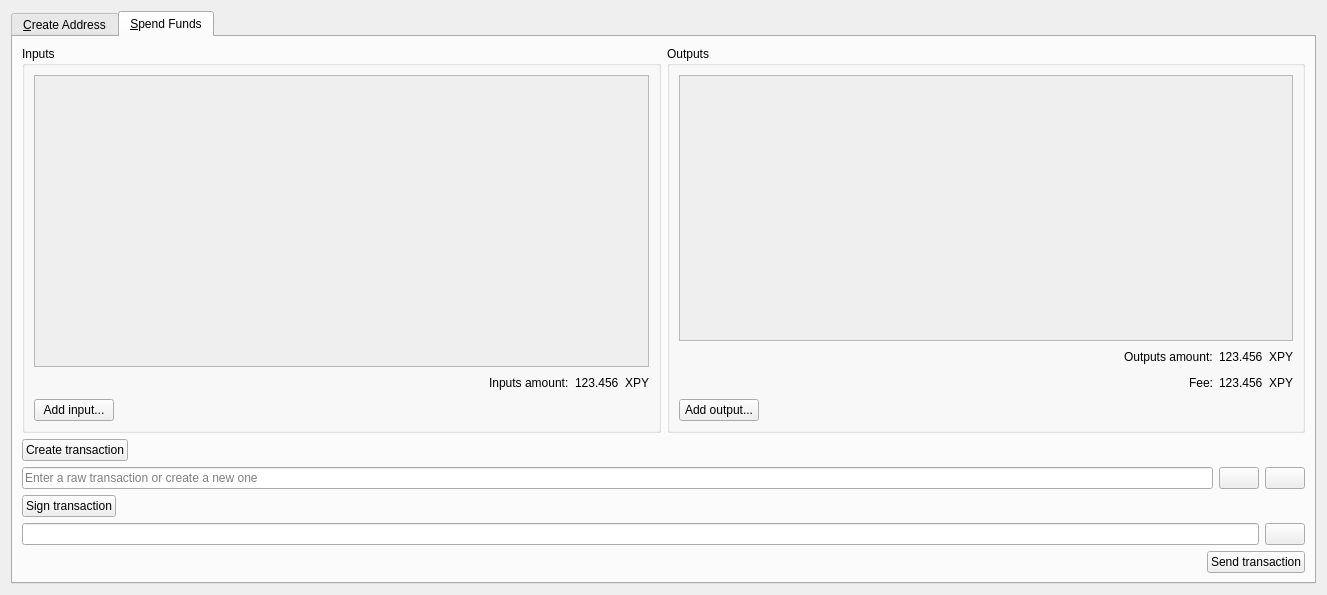
<?xml version="1.0" encoding="UTF-8"?>
<ui version="4.0">
 <class>MultisigDialog</class>
 <widget class="QDialog" name="MultisigDialog">
  <property name="geometry">
   <rect>
    <x>0</x>
    <y>0</y>
    <width>1327</width>
    <height>595</height>
   </rect>
  </property>
  <property name="windowTitle">
   <string>Multisig</string>
  </property>
  <layout class="QVBoxLayout" name="verticalLayout_2">
   <item>
    <widget class="QTabWidget" name="tabWidget">
     <property name="currentIndex">
      <number>1</number>
     </property>
     <widget class="QWidget" name="tabCreateAddress">
      <attribute name="title">
       <string>&amp;Create Address</string>
      </attribute>
      <layout class="QVBoxLayout" name="verticalLayout">
       <item>
        <widget class="QScrollArea" name="scrollArea">
         <property name="widgetResizable">
          <bool>true</bool>
         </property>
         <widget class="QWidget" name="scrollAreaWidgetContents">
          <property name="geometry">
           <rect>
            <x>0</x>
            <y>0</y>
            <width>1285</width>
            <height>314</height>
           </rect>
          </property>
          <layout class="QVBoxLayout" name="verticalLayout_3">
           <item>
            <layout class="QVBoxLayout" name="pubkeyEntries"/>
           </item>
           <item>
            <spacer name="verticalSpacer">
             <property name="orientation">
              <enum>Qt::Vertical</enum>
             </property>
             <property name="sizeHint" stdset="0">
              <size>
               <width>20</width>
               <height>40</height>
              </size>
             </property>
            </spacer>
           </item>
          </layout>
         </widget>
        </widget>
       </item>
       <item>
        <layout class="QHBoxLayout" name="horizontalLayout_14">
         <item>
          <widget class="QPushButton" name="addPubKeyButton">
           <property name="toolTip">
            <string>Add a member to the signing pool</string>
           </property>
           <property name="text">
            <string>&amp;Add public key...</string>
           </property>
           <property name="icon">
            <iconset resource="../sweetcoin.qrc">
             <normaloff>:/icons/add</normaloff>:/icons/add</iconset>
           </property>
          </widget>
         </item>
         <item>
          <widget class="QPushButton" name="clearButton">
           <property name="sizePolicy">
            <sizepolicy hsizetype="Minimum" vsizetype="Fixed">
             <horstretch>0</horstretch>
             <verstretch>0</verstretch>
            </sizepolicy>
           </property>
           <property name="toolTip">
            <string>Remove all public key fields</string>
           </property>
           <property name="text">
            <string>Clear all</string>
           </property>
           <property name="icon">
            <iconset resource="../sweetcoin.qrc">
             <normaloff>:/icons/remove</normaloff>:/icons/remove</iconset>
           </property>
           <property name="autoRepeatDelay">
            <number>300</number>
           </property>
          </widget>
         </item>
         <item>
          <spacer name="horizontalSpacer_8">
           <property name="orientation">
            <enum>Qt::Horizontal</enum>
           </property>
           <property name="sizeHint" stdset="0">
            <size>
             <width>40</width>
             <height>20</height>
            </size>
           </property>
          </spacer>
         </item>
        </layout>
       </item>
       <item>
        <layout class="QHBoxLayout" name="horizontalLayout_2">
         <item>
          <widget class="QLabel" name="requiredSignaturesLabel">
           <property name="text">
            <string>Required signatures:</string>
           </property>
          </widget>
         </item>
         <item>
          <widget class="QLineEdit" name="requiredSignatures">
           <property name="sizePolicy">
            <sizepolicy hsizetype="Minimum" vsizetype="Fixed">
             <horstretch>0</horstretch>
             <verstretch>0</verstretch>
            </sizepolicy>
           </property>
           <property name="minimumSize">
            <size>
             <width>127</width>
             <height>0</height>
            </size>
           </property>
           <property name="text">
            <string/>
           </property>
           <property name="maxLength">
            <number>2</number>
           </property>
           <property name="frame">
            <bool>true</bool>
           </property>
           <property name="alignment">
            <set>Qt::AlignRight|Qt::AlignTrailing|Qt::AlignVCenter</set>
           </property>
           <property name="placeholderText">
            <string>Enter a number</string>
           </property>
          </widget>
         </item>
         <item>
          <widget class="QLabel" name="maxSignaturesLabel">
           <property name="text">
            <string>/ 1</string>
           </property>
          </widget>
         </item>
         <item>
          <spacer name="horizontalSpacer_2">
           <property name="orientation">
            <enum>Qt::Horizontal</enum>
           </property>
           <property name="sizeHint" stdset="0">
            <size>
             <width>40</width>
             <height>20</height>
            </size>
           </property>
          </spacer>
         </item>
        </layout>
       </item>
       <item>
        <layout class="QHBoxLayout" name="horizontalLayout">
         <item>
          <widget class="QPushButton" name="createAddressButton">
           <property name="text">
            <string>Create multisig address</string>
           </property>
          </widget>
         </item>
         <item>
          <spacer name="horizontalSpacer">
           <property name="orientation">
            <enum>Qt::Horizontal</enum>
           </property>
           <property name="sizeHint" stdset="0">
            <size>
             <width>40</width>
             <height>20</height>
            </size>
           </property>
          </spacer>
         </item>
        </layout>
       </item>
       <item>
        <layout class="QHBoxLayout" name="horizontalLayoutMultisigAddress">
         <item>
          <widget class="QLabel" name="multisigAddressLabel">
           <property name="text">
            <string>Multisig address:</string>
           </property>
          </widget>
         </item>
         <item>
          <widget class="QLineEdit" name="multisigAddress">
           <property name="readOnly">
            <bool>true</bool>
           </property>
          </widget>
         </item>
         <item>
          <widget class="QPushButton" name="copyMultisigAddressButton">
           <property name="toolTip">
            <string>Copy the multisig address to the system clipboard</string>
           </property>
           <property name="text">
            <string/>
           </property>
           <property name="icon">
            <iconset resource="../sweetcoin.qrc">
             <normaloff>:/icons/editcopy</normaloff>:/icons/editcopy</iconset>
           </property>
           <property name="autoDefault">
            <bool>false</bool>
           </property>
          </widget>
         </item>
        </layout>
       </item>
       <item>
        <layout class="QHBoxLayout" name="horizontalLayout_3">
         <item>
          <widget class="QLabel" name="redeemScriptLabel">
           <property name="text">
            <string>Redeem script:</string>
           </property>
          </widget>
         </item>
         <item>
          <widget class="QLineEdit" name="redeemScript">
           <property name="readOnly">
            <bool>true</bool>
           </property>
          </widget>
         </item>
         <item>
          <widget class="QPushButton" name="copyRedeemScriptButton">
           <property name="toolTip">
            <string>Copy the redeem script to the system clipboard</string>
           </property>
           <property name="text">
            <string/>
           </property>
           <property name="icon">
            <iconset resource="../sweetcoin.qrc">
             <normaloff>:/icons/editcopy</normaloff>:/icons/editcopy</iconset>
           </property>
           <property name="autoDefault">
            <bool>false</bool>
           </property>
          </widget>
         </item>
        </layout>
       </item>
       <item>
        <layout class="QHBoxLayout" name="horizontalLayout_15">
         <item>
          <spacer name="horizontalSpacer_11">
           <property name="orientation">
            <enum>Qt::Horizontal</enum>
           </property>
           <property name="sizeHint" stdset="0">
            <size>
             <width>40</width>
             <height>20</height>
            </size>
           </property>
          </spacer>
         </item>
         <item>
          <widget class="QPushButton" name="saveRedeemScriptButton">
           <property name="toolTip">
            <string>The redeem script will be required to spend the funds sent to the multisig address</string>
           </property>
           <property name="text">
            <string>Save redeem script</string>
           </property>
          </widget>
         </item>
         <item>
          <widget class="QPushButton" name="saveMultisigAddressButton">
           <property name="toolTip">
            <string>Add the multisig address to your personal addresses</string>
           </property>
           <property name="text">
            <string>Add address to wallet</string>
           </property>
          </widget>
         </item>
        </layout>
       </item>
      </layout>
     </widget>
     <widget class="QWidget" name="tabSpendFunds">
      <attribute name="title">
       <string>&amp;Spend Funds</string>
      </attribute>
      <layout class="QVBoxLayout" name="verticalLayout_13">
       <item>
        <layout class="QVBoxLayout" name="verticalLayout_8">
         <item>
          <layout class="QHBoxLayout" name="horizontalLayout_4">
           <item>
            <widget class="QGroupBox" name="inputsBox">
             <property name="title">
              <string>Inputs</string>
             </property>
             <layout class="QVBoxLayout" name="verticalLayout_6">
              <item>
               <widget class="QScrollArea" name="scrollArea_2">
                <property name="minimumSize">
                 <size>
                  <width>0</width>
                  <height>0</height>
                 </size>
                </property>
                <property name="widgetResizable">
                 <bool>true</bool>
                </property>
                <widget class="QWidget" name="scrollAreaWidgetContents_2">
                 <property name="geometry">
                  <rect>
                   <x>0</x>
                   <y>0</y>
                   <width>611</width>
                   <height>242</height>
                  </rect>
                 </property>
                 <layout class="QVBoxLayout" name="verticalLayout_4">
                  <item>
                   <layout class="QVBoxLayout" name="inputs"/>
                  </item>
                  <item>
                   <spacer name="verticalSpacer_2">
                    <property name="orientation">
                     <enum>Qt::Vertical</enum>
                    </property>
                    <property name="sizeHint" stdset="0">
                     <size>
                      <width>20</width>
                      <height>42</height>
                     </size>
                    </property>
                   </spacer>
                  </item>
                 </layout>
                </widget>
               </widget>
              </item>
              <item>
               <layout class="QHBoxLayout" name="horizontalLayout_6">
                <item>
                 <spacer name="horizontalSpacer_9">
                  <property name="orientation">
                   <enum>Qt::Horizontal</enum>
                  </property>
                  <property name="sizeHint" stdset="0">
                   <size>
                    <width>40</width>
                    <height>20</height>
                   </size>
                  </property>
                 </spacer>
                </item>
                <item>
                 <widget class="QLabel" name="inputsAmountLabel">
                  <property name="text">
                   <string>Inputs amount:</string>
                  </property>
                 </widget>
                </item>
                <item>
                 <widget class="QLabel" name="inputsAmount">
                  <property name="text">
                   <string>123.456</string>
                  </property>
                  <property name="textInteractionFlags">
                   <set>Qt::LinksAccessibleByMouse|Qt::TextSelectableByKeyboard|Qt::TextSelectableByMouse</set>
                  </property>
                 </widget>
                </item>
                <item>
                 <widget class="QLabel" name="label">
                  <property name="text">
                   <string>XPY</string>
                  </property>
                 </widget>
                </item>
               </layout>
              </item>
              <item>
               <layout class="QHBoxLayout" name="horizontalLayout_5">
                <item>
                 <widget class="QPushButton" name="addInputButton">
                  <property name="text">
                   <string>Add input...</string>
                  </property>
                  <property name="icon">
                   <iconset resource="../sweetcoin.qrc">
                    <normaloff>:/icons/add</normaloff>:/icons/add</iconset>
                  </property>
                 </widget>
                </item>
                <item>
                 <spacer name="horizontalSpacer_3">
                  <property name="orientation">
                   <enum>Qt::Horizontal</enum>
                  </property>
                  <property name="sizeHint" stdset="0">
                   <size>
                    <width>40</width>
                    <height>20</height>
                   </size>
                  </property>
                 </spacer>
                </item>
               </layout>
              </item>
             </layout>
            </widget>
           </item>
           <item>
            <widget class="QGroupBox" name="outputsBox">
             <property name="title">
              <string>Outputs</string>
             </property>
             <layout class="QVBoxLayout" name="verticalLayout_7">
              <item>
               <widget class="QScrollArea" name="scrollArea_3">
                <property name="minimumSize">
                 <size>
                  <width>0</width>
                  <height>0</height>
                 </size>
                </property>
                <property name="widgetResizable">
                 <bool>true</bool>
                </property>
                <widget class="QWidget" name="scrollAreaWidgetContents_3">
                 <property name="geometry">
                  <rect>
                   <x>0</x>
                   <y>0</y>
                   <width>610</width>
                   <height>214</height>
                  </rect>
                 </property>
                 <layout class="QVBoxLayout" name="verticalLayout_5">
                  <item>
                   <layout class="QVBoxLayout" name="outputs"/>
                  </item>
                  <item>
                   <spacer name="verticalSpacer_3">
                    <property name="orientation">
                     <enum>Qt::Vertical</enum>
                    </property>
                    <property name="sizeHint" stdset="0">
                     <size>
                      <width>20</width>
                      <height>42</height>
                     </size>
                    </property>
                   </spacer>
                  </item>
                 </layout>
                </widget>
               </widget>
              </item>
              <item>
               <layout class="QHBoxLayout" name="horizontalLayout_7">
                <item>
                 <spacer name="horizontalSpacer_10">
                  <property name="orientation">
                   <enum>Qt::Horizontal</enum>
                  </property>
                  <property name="sizeHint" stdset="0">
                   <size>
                    <width>40</width>
                    <height>20</height>
                   </size>
                  </property>
                 </spacer>
                </item>
                <item>
                 <widget class="QLabel" name="outputsAmountLabel">
                  <property name="text">
                   <string>Outputs amount:</string>
                  </property>
                 </widget>
                </item>
                <item>
                 <widget class="QLabel" name="outputsAmount">
                  <property name="text">
                   <string>123.456</string>
                  </property>
                  <property name="textInteractionFlags">
                   <set>Qt::LinksAccessibleByMouse|Qt::TextSelectableByKeyboard|Qt::TextSelectableByMouse</set>
                  </property>
                 </widget>
                </item>
                <item>
                 <widget class="QLabel" name="label_2">
                  <property name="text">
                   <string>XPY</string>
                  </property>
                 </widget>
                </item>
               </layout>
              </item>
              <item>
               <layout class="QHBoxLayout" name="horizontalLayout_16">
                <item>
                 <spacer name="horizontalSpacer_12">
                  <property name="orientation">
                   <enum>Qt::Horizontal</enum>
                  </property>
                  <property name="sizeHint" stdset="0">
                   <size>
                    <width>40</width>
                    <height>20</height>
                   </size>
                  </property>
                 </spacer>
                </item>
                <item>
                 <widget class="QLabel" name="feeLabel">
                  <property name="text">
                   <string>Fee:</string>
                  </property>
                 </widget>
                </item>
                <item>
                 <widget class="QLabel" name="fee">
                  <property name="text">
                   <string>123.456</string>
                  </property>
                 </widget>
                </item>
                <item>
                 <widget class="QLabel" name="label_3">
                  <property name="text">
                   <string>XPY</string>
                  </property>
                 </widget>
                </item>
               </layout>
              </item>
              <item>
               <layout class="QHBoxLayout" name="horizontalLayout_8">
                <item>
                 <widget class="QPushButton" name="addOutputButton">
                  <property name="text">
                   <string>Add output...</string>
                  </property>
                  <property name="icon">
                   <iconset resource="../sweetcoin.qrc">
                    <normaloff>:/icons/add</normaloff>:/icons/add</iconset>
                  </property>
                 </widget>
                </item>
                <item>
                 <spacer name="horizontalSpacer_4">
                  <property name="orientation">
                   <enum>Qt::Horizontal</enum>
                  </property>
                  <property name="sizeHint" stdset="0">
                   <size>
                    <width>40</width>
                    <height>20</height>
                   </size>
                  </property>
                 </spacer>
                </item>
               </layout>
              </item>
             </layout>
            </widget>
           </item>
          </layout>
         </item>
         <item>
          <layout class="QHBoxLayout" name="horizontalLayout_9">
           <item>
            <widget class="QPushButton" name="createTransactionButton">
             <property name="text">
              <string>Create transaction</string>
             </property>
            </widget>
           </item>
           <item>
            <spacer name="horizontalSpacer_5">
             <property name="orientation">
              <enum>Qt::Horizontal</enum>
             </property>
             <property name="sizeHint" stdset="0">
              <size>
               <width>40</width>
               <height>20</height>
              </size>
             </property>
            </spacer>
           </item>
          </layout>
         </item>
        </layout>
       </item>
       <item>
        <layout class="QVBoxLayout" name="verticalLayout_10">
         <item>
          <layout class="QHBoxLayout" name="horizontalLayout_10">
           <item>
            <widget class="QLineEdit" name="transaction">
             <property name="sizePolicy">
              <sizepolicy hsizetype="Expanding" vsizetype="Fixed">
               <horstretch>0</horstretch>
               <verstretch>0</verstretch>
              </sizepolicy>
             </property>
             <property name="placeholderText">
              <string>Enter a raw transaction or create a new one</string>
             </property>
            </widget>
           </item>
           <item>
            <widget class="QPushButton" name="copyTransactionButton">
             <property name="toolTip">
              <string/>
             </property>
             <property name="text">
              <string/>
             </property>
             <property name="icon">
              <iconset resource="../sweetcoin.qrc">
               <normaloff>:/icons/editcopy</normaloff>:/icons/editcopy</iconset>
             </property>
             <property name="autoDefault">
              <bool>false</bool>
             </property>
            </widget>
           </item>
           <item>
            <widget class="QPushButton" name="pasteTransactionButton">
             <property name="toolTip">
              <string>Paste address from clipboard</string>
             </property>
             <property name="text">
              <string/>
             </property>
             <property name="icon">
              <iconset resource="../sweetcoin.qrc">
               <normaloff>:/icons/editpaste</normaloff>:/icons/editpaste</iconset>
             </property>
             <property name="shortcut">
              <string>Alt+P</string>
             </property>
             <property name="autoDefault">
              <bool>false</bool>
             </property>
            </widget>
           </item>
          </layout>
         </item>
         <item>
          <layout class="QHBoxLayout" name="horizontalLayout_11">
           <item>
            <widget class="QPushButton" name="signTransactionButton">
             <property name="text">
              <string>Sign transaction</string>
             </property>
             <property name="icon">
              <iconset resource="../sweetcoin.qrc">
               <normaloff>:/icons/edit</normaloff>:/icons/edit</iconset>
             </property>
            </widget>
           </item>
           <item>
            <spacer name="horizontalSpacer_6">
             <property name="orientation">
              <enum>Qt::Horizontal</enum>
             </property>
             <property name="sizeHint" stdset="0">
              <size>
               <width>40</width>
               <height>20</height>
              </size>
             </property>
            </spacer>
           </item>
          </layout>
         </item>
        </layout>
       </item>
       <item>
        <layout class="QVBoxLayout" name="verticalLayout_12">
         <item>
          <layout class="QHBoxLayout" name="horizontalLayout_13">
           <item>
            <widget class="QLineEdit" name="signedTransaction">
             <property name="sizePolicy">
              <sizepolicy hsizetype="Expanding" vsizetype="Fixed">
               <horstretch>0</horstretch>
               <verstretch>0</verstretch>
              </sizepolicy>
             </property>
             <property name="readOnly">
              <bool>true</bool>
             </property>
            </widget>
           </item>
           <item>
            <widget class="QPushButton" name="copySignedTransactionButton">
             <property name="toolTip">
              <string/>
             </property>
             <property name="text">
              <string/>
             </property>
             <property name="icon">
              <iconset resource="../sweetcoin.qrc">
               <normaloff>:/icons/editcopy</normaloff>:/icons/editcopy</iconset>
             </property>
             <property name="autoDefault">
              <bool>false</bool>
             </property>
            </widget>
           </item>
          </layout>
         </item>
         <item>
          <layout class="QHBoxLayout" name="horizontalLayout_12">
           <item>
            <widget class="QLabel" name="statusLabel">
             <property name="text">
              <string/>
             </property>
            </widget>
           </item>
           <item>
            <spacer name="horizontalSpacer_7">
             <property name="orientation">
              <enum>Qt::Horizontal</enum>
             </property>
             <property name="sizeHint" stdset="0">
              <size>
               <width>40</width>
               <height>20</height>
              </size>
             </property>
            </spacer>
           </item>
           <item>
            <widget class="QPushButton" name="sendTransactionButton">
             <property name="text">
              <string>Send transaction</string>
             </property>
             <property name="icon">
              <iconset resource="../sweetcoin.qrc">
               <normaloff>:/icons/send</normaloff>:/icons/send</iconset>
             </property>
            </widget>
           </item>
          </layout>
         </item>
        </layout>
       </item>
      </layout>
     </widget>
    </widget>
   </item>
  </layout>
 </widget>
 <resources>
  <include location="../sweetcoin.qrc"/>
 </resources>
 <connections/>
</ui>
